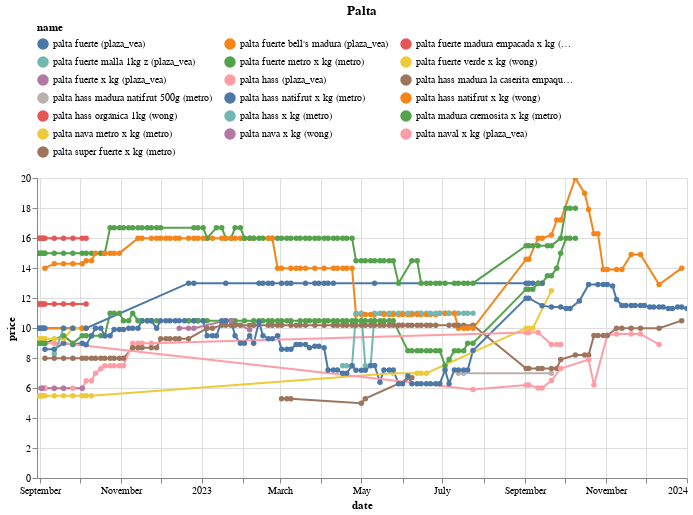

Write notebook code for a chart like this one.
### Code cell
(df
 .loc[df.name.isin(names)]
 .pipe(alt.Chart)
 .mark_line(point=True)
 .encode(x='date', y='price', color='name', tooltip=['name','price'])
 .properties(width=650, title='Palta')
 .interactive()
 .configure_legend(orient='top', columns=3)
)

### Figure 1 — Vega-Lite specification as saved in the notebook (floating-point values rounded to 4 significant figures; data arrays with more than 128 entries replaced by an {"elided": "..."} marker saying what was removed)
{"config": {"view": {"continuousWidth": 300, "continuousHeight": 300}, "legend": {"columns": 3, "orient": "top"}}, "data": {"name": "data-b2bd5c256db6b964121590b5eedcf490"}, "mark": {"type": "line", "point": true}, "encoding": {"color": {"field": "name", "type": "nominal"}, "tooltip": [{"field": "name", "type": "nominal"}, {"field": "price", "type": "quantitative"}], "x": {"field": "date", "type": "temporal"}, "y": {"field": "price", "type": "quantitative"}}, "params": [{"name": "param_14", "select": {"type": "interval", "encodings": ["x", "y"]}, "bind": "scales"}], "title": "Palta", "width": 650, "$schema": "https://vega.github.io/schema/vega-lite/v5.16.3.json", "datasets": {"data-b2bd5c256db6b964121590b5eedcf490": {"elided": "674 records"}}}
